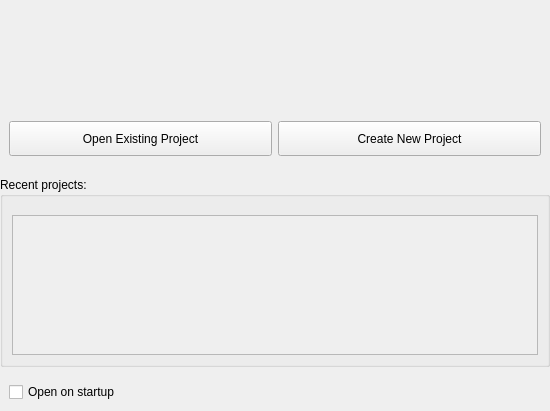
<?xml version="1.0" encoding="UTF-8"?>
<ui version="4.0">
 <class>dlg_setProject</class>
 <widget class="QDialog" name="dlg_setProject">
  <property name="geometry">
   <rect>
    <x>0</x>
    <y>0</y>
    <width>550</width>
    <height>408</height>
   </rect>
  </property>
  <property name="windowTitle">
   <string>Set Project</string>
  </property>
  <layout class="QVBoxLayout" name="verticalLayout">
   <property name="spacing">
    <number>6</number>
   </property>
   <property name="leftMargin">
    <number>0</number>
   </property>
   <property name="topMargin">
    <number>0</number>
   </property>
   <property name="rightMargin">
    <number>0</number>
   </property>
   <property name="bottomMargin">
    <number>0</number>
   </property>
   <item>
    <widget class="QLabel" name="l_project">
     <property name="minimumSize">
      <size>
       <width>0</width>
       <height>100</height>
      </size>
     </property>
     <property name="text">
      <string/>
     </property>
     <property name="alignment">
      <set>Qt::AlignCenter</set>
     </property>
    </widget>
   </item>
   <item>
    <widget class="QWidget" name="w_setProject" native="true">
     <layout class="QHBoxLayout" name="horizontalLayout">
      <property name="spacing">
       <number>6</number>
      </property>
      <property name="leftMargin">
       <number>9</number>
      </property>
      <property name="topMargin">
       <number>15</number>
      </property>
      <property name="rightMargin">
       <number>9</number>
      </property>
      <property name="bottomMargin">
       <number>15</number>
      </property>
      <item>
       <widget class="QPushButton" name="b_open">
        <property name="minimumSize">
         <size>
          <width>0</width>
          <height>35</height>
         </size>
        </property>
        <property name="focusPolicy">
         <enum>Qt::NoFocus</enum>
        </property>
        <property name="text">
         <string>Open Existing Project</string>
        </property>
       </widget>
      </item>
      <item>
       <widget class="QPushButton" name="b_create">
        <property name="minimumSize">
         <size>
          <width>0</width>
          <height>35</height>
         </size>
        </property>
        <property name="focusPolicy">
         <enum>Qt::NoFocus</enum>
        </property>
        <property name="text">
         <string>Create New Project</string>
        </property>
       </widget>
      </item>
     </layout>
    </widget>
   </item>
   <item>
    <widget class="QGroupBox" name="gb_recent">
     <property name="sizePolicy">
      <sizepolicy hsizetype="Preferred" vsizetype="Expanding">
       <horstretch>0</horstretch>
       <verstretch>10</verstretch>
      </sizepolicy>
     </property>
     <property name="minimumSize">
      <size>
       <width>0</width>
       <height>190</height>
      </size>
     </property>
     <property name="title">
      <string>Recent projects:</string>
     </property>
     <layout class="QVBoxLayout" name="verticalLayout_2">
      <property name="spacing">
       <number>6</number>
      </property>
      <property name="leftMargin">
       <number>9</number>
      </property>
      <property name="topMargin">
       <number>18</number>
      </property>
      <property name="rightMargin">
       <number>9</number>
      </property>
      <property name="bottomMargin">
       <number>9</number>
      </property>
      <item>
       <widget class="QScrollArea" name="sa_recent">
        <property name="widgetResizable">
         <bool>true</bool>
        </property>
        <widget class="QWidget" name="scrollAreaWidgetContents">
         <property name="geometry">
          <rect>
           <x>0</x>
           <y>0</y>
           <width>528</width>
           <height>146</height>
          </rect>
         </property>
         <layout class="QVBoxLayout" name="scl_recent">
          <property name="spacing">
           <number>6</number>
          </property>
          <property name="leftMargin">
           <number>0</number>
          </property>
          <property name="topMargin">
           <number>0</number>
          </property>
          <property name="rightMargin">
           <number>0</number>
          </property>
          <property name="bottomMargin">
           <number>0</number>
          </property>
         </layout>
        </widget>
       </widget>
      </item>
     </layout>
    </widget>
   </item>
   <item>
    <widget class="QWidget" name="w_startup" native="true">
     <layout class="QVBoxLayout" name="verticalLayout_3">
      <item>
       <widget class="QCheckBox" name="chb_startup">
        <property name="sizePolicy">
         <sizepolicy hsizetype="Minimum" vsizetype="Fixed">
          <horstretch>0</horstretch>
          <verstretch>0</verstretch>
         </sizepolicy>
        </property>
        <property name="text">
         <string>Open on startup</string>
        </property>
       </widget>
      </item>
     </layout>
    </widget>
   </item>
  </layout>
 </widget>
 <resources/>
 <connections/>
</ui>
